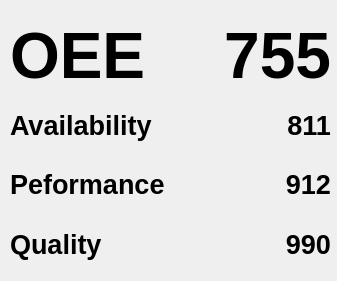
<?xml version="1.0" encoding="UTF-8"?>
<ui version="4.0">
 <class>Form</class>
 <widget class="QWidget" name="Form">
  <property name="geometry">
   <rect>
    <x>0</x>
    <y>0</y>
    <width>337</width>
    <height>281</height>
   </rect>
  </property>
  <property name="windowTitle">
   <string>Form</string>
  </property>
  <property name="autoFillBackground">
   <bool>false</bool>
  </property>
  <widget class="QWidget" name="layoutWidget">
   <property name="geometry">
    <rect>
     <x>10</x>
     <y>20</y>
     <width>321</width>
     <height>251</height>
    </rect>
   </property>
   <layout class="QVBoxLayout" name="verticalLayout">
    <item>
     <layout class="QHBoxLayout" name="horizontalLayout_4">
      <item>
       <widget class="QLabel" name="oee_label">
        <property name="font">
         <font>
          <pointsize>48</pointsize>
          <weight>75</weight>
          <italic>false</italic>
          <bold>true</bold>
         </font>
        </property>
        <property name="text">
         <string>OEE</string>
        </property>
       </widget>
      </item>
      <item>
       <widget class="QLabel" name="oee_output">
        <property name="font">
         <font>
          <pointsize>48</pointsize>
          <weight>75</weight>
          <italic>false</italic>
          <bold>true</bold>
         </font>
        </property>
        <property name="text">
         <string>755</string>
        </property>
        <property name="alignment">
         <set>Qt::AlignRight|Qt::AlignTrailing|Qt::AlignVCenter</set>
        </property>
        <property name="openExternalLinks">
         <bool>false</bool>
        </property>
       </widget>
      </item>
     </layout>
    </item>
    <item>
     <layout class="QHBoxLayout" name="horizontalLayout_3">
      <item>
       <widget class="QLabel" name="availability_label">
        <property name="font">
         <font>
          <pointsize>20</pointsize>
          <weight>75</weight>
          <italic>false</italic>
          <bold>true</bold>
         </font>
        </property>
        <property name="text">
         <string>Availability</string>
        </property>
       </widget>
      </item>
      <item>
       <widget class="QLabel" name="availability_output">
        <property name="font">
         <font>
          <pointsize>20</pointsize>
          <weight>75</weight>
          <italic>false</italic>
          <bold>true</bold>
         </font>
        </property>
        <property name="text">
         <string>811</string>
        </property>
        <property name="alignment">
         <set>Qt::AlignRight|Qt::AlignTrailing|Qt::AlignVCenter</set>
        </property>
       </widget>
      </item>
     </layout>
    </item>
    <item>
     <layout class="QHBoxLayout" name="horizontalLayout_2">
      <item>
       <widget class="QLabel" name="performance_label">
        <property name="font">
         <font>
          <pointsize>20</pointsize>
          <weight>75</weight>
          <italic>false</italic>
          <bold>true</bold>
         </font>
        </property>
        <property name="text">
         <string>Peformance</string>
        </property>
       </widget>
      </item>
      <item>
       <widget class="QLabel" name="performance_output">
        <property name="font">
         <font>
          <pointsize>20</pointsize>
          <weight>75</weight>
          <italic>false</italic>
          <bold>true</bold>
         </font>
        </property>
        <property name="text">
         <string>912</string>
        </property>
        <property name="alignment">
         <set>Qt::AlignRight|Qt::AlignTrailing|Qt::AlignVCenter</set>
        </property>
       </widget>
      </item>
     </layout>
    </item>
    <item>
     <layout class="QHBoxLayout" name="horizontalLayout">
      <item>
       <widget class="QLabel" name="quality_label">
        <property name="font">
         <font>
          <pointsize>20</pointsize>
          <weight>75</weight>
          <italic>false</italic>
          <bold>true</bold>
         </font>
        </property>
        <property name="text">
         <string>Quality</string>
        </property>
       </widget>
      </item>
      <item>
       <widget class="QLabel" name="quality_output">
        <property name="font">
         <font>
          <pointsize>20</pointsize>
          <weight>75</weight>
          <italic>false</italic>
          <bold>true</bold>
         </font>
        </property>
        <property name="text">
         <string>990</string>
        </property>
        <property name="alignment">
         <set>Qt::AlignRight|Qt::AlignTrailing|Qt::AlignVCenter</set>
        </property>
       </widget>
      </item>
     </layout>
    </item>
   </layout>
  </widget>
 </widget>
 <resources/>
 <connections/>
</ui>
